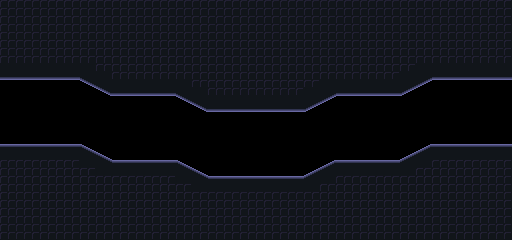

Rendered tile map (Tiled .tmx) drawn with the repository's tilesets; below, a short description and the full map source, tile grids included:
An orthogonal 32x15 tile map with 16x16 px tiles, 2 tile layers (bounds, foreground), 1 hidden layer not drawn, 2 tilesets.

<map version="1.10" tiledversion="1.10.2" orientation="orthogonal" renderorder="right-down" width="32" height="15" tilewidth="16" tileheight="16" infinite="0" nextlayerid="4" nextobjectid="1">
 <tileset firstgid="1" source="../../tileset/bounds.tsx" />
 <tileset firstgid="257" source="../../tileset/alpha.tsx" />
 <layer id="3" name="background" width="32" height="15" visible="0" parallaxx="0.25" parallaxy="0.25">
  <data encoding="csv">
647,647,647,647,647,647,647,647,647,647,647,647,647,647,647,647,647,647,647,647,647,647,647,647,647,647,647,647,647,647,647,647,
647,647,647,647,647,647,647,647,647,647,647,647,647,647,647,647,647,647,647,647,647,647,647,647,647,647,647,647,647,647,647,647,
647,647,647,647,647,647,647,647,647,647,647,647,647,647,647,647,647,647,647,647,647,647,647,647,647,647,647,647,647,647,647,647,
647,647,647,647,647,647,647,647,647,647,647,672,648,647,647,647,671,648,647,647,647,672,647,647,647,647,626,647,647,647,647,647,
647,647,647,647,650,647,647,647,647,647,647,647,647,647,647,670,623,647,647,647,647,647,647,647,647,647,647,647,647,647,647,647,
647,647,647,647,647,647,647,647,647,647,647,647,647,647,647,647,647,647,622,647,647,647,647,647,647,647,647,647,647,647,647,647,
624,647,647,647,647,647,647,647,647,647,647,647,647,647,647,647,647,647,647,647,647,649,647,647,647,647,647,647,647,647,647,647,
647,647,622,647,647,647,647,647,647,647,647,646,624,647,647,647,647,647,646,647,647,647,647,647,623,647,647,647,647,647,647,647,
647,647,647,646,648,647,625,672,647,647,647,647,647,647,649,647,647,647,647,647,647,647,647,647,647,647,647,647,647,647,647,647,
647,647,647,647,647,647,647,647,647,672,647,647,647,647,647,647,647,647,647,647,647,647,647,647,647,647,647,647,647,647,647,647,
647,647,647,647,647,647,647,647,647,647,647,647,647,647,647,646,647,647,647,647,647,647,647,647,647,647,647,647,647,647,647,647,
647,647,647,647,647,647,647,647,647,647,647,647,647,647,647,647,647,647,647,647,647,647,647,647,647,647,647,647,647,647,647,647,
647,647,647,647,647,647,647,647,647,647,647,647,647,647,647,647,647,647,647,647,647,647,647,647,647,647,647,647,647,647,647,647,
647,647,647,647,647,647,647,647,647,647,647,647,647,647,647,647,647,647,647,647,647,647,647,647,647,647,647,647,647,647,647,647,
647,647,647,647,647,647,647,647,647,647,647,647,647,647,647,647,647,647,647,647,647,647,647,647,647,647,647,647,647,647,647,647
</data>
 </layer>
 <layer id="1" name="bounds" width="32" height="15">
  <data encoding="csv">
33,33,33,33,33,33,33,33,33,33,33,33,33,33,33,33,33,33,33,33,33,33,33,33,33,33,33,33,33,33,33,33,
33,33,33,33,33,33,33,33,33,33,33,33,33,33,33,33,33,33,33,33,33,33,33,33,33,33,33,33,33,33,33,33,
33,33,33,33,33,33,33,33,33,33,33,33,33,33,33,33,33,33,33,33,33,33,33,33,33,33,33,33,33,33,33,33,
33,33,33,33,33,33,33,33,33,33,33,33,33,33,33,33,33,33,33,33,33,33,33,33,33,33,33,33,33,33,33,33,
33,33,33,33,33,33,33,33,33,33,33,33,33,33,33,33,33,33,33,33,33,33,33,33,33,33,33,33,33,33,33,33,
0,0,0,0,0,16,32,33,33,33,33,33,33,33,33,33,33,33,33,33,33,33,33,33,33,30,14,0,0,0,0,0,
0,0,0,0,0,0,0,0,0,0,0,16,32,33,33,33,33,33,33,30,14,0,0,0,0,0,0,0,0,0,0,0,
0,0,0,0,0,0,0,0,0,0,0,0,0,0,0,0,0,0,0,0,0,0,0,0,0,0,0,0,0,0,0,0,
0,0,0,0,0,0,0,0,0,0,0,0,0,0,0,0,0,0,0,0,0,0,0,0,0,0,0,0,0,0,0,0,
33,33,33,33,33,28,12,0,0,0,0,0,0,0,0,0,0,0,0,0,0,0,0,0,0,10,26,33,33,33,33,33,
33,33,33,33,33,33,33,33,33,33,33,28,12,0,0,0,0,0,0,10,26,33,33,33,33,33,33,33,33,33,33,33,
33,33,33,33,33,33,33,33,33,33,33,33,33,33,33,33,33,33,33,33,33,33,33,33,33,33,33,33,33,33,33,33,
33,33,33,33,33,33,33,33,33,33,33,33,33,33,33,33,33,33,33,33,33,33,33,33,33,33,33,33,33,33,33,33,
33,33,33,33,33,33,33,33,33,33,33,33,33,33,33,33,33,33,33,33,33,33,33,33,33,33,33,33,33,33,33,33,
33,33,33,33,33,33,33,33,33,33,33,33,33,33,33,33,33,33,33,33,33,33,33,33,33,33,33,33,33,33,33,33
</data>
 </layer>
 <layer id="2" name="foreground" width="32" height="15">
  <data encoding="csv">
642,642,642,642,642,642,642,642,642,642,642,642,642,642,642,642,642,642,642,642,642,642,642,642,642,642,642,642,642,642,642,642,
642,642,642,642,642,642,642,642,642,642,642,642,642,642,642,642,642,642,642,642,642,642,642,642,642,642,642,642,642,642,642,642,
642,642,642,642,642,642,642,642,642,642,642,642,642,642,642,642,642,642,642,642,642,642,642,642,642,642,642,642,642,642,642,642,
642,642,642,642,642,642,642,642,642,642,642,642,642,642,642,642,642,642,642,642,642,642,642,642,642,642,642,642,642,642,642,642,
306,306,306,306,306,640,618,642,642,642,642,642,642,642,642,642,642,642,642,642,642,642,642,642,642,618,639,306,306,306,306,306,
0,0,0,0,0,661,709,306,306,306,306,640,618,642,642,642,642,642,642,618,639,306,306,306,306,710,662,0,0,0,0,0,
0,0,0,0,0,0,0,0,0,0,0,661,709,306,306,306,306,306,306,710,662,0,0,0,0,0,0,0,0,0,0,0,
0,0,0,0,0,0,0,0,0,0,0,0,0,0,0,0,0,0,0,0,0,0,0,0,0,0,0,0,0,0,0,0,
0,0,0,0,0,0,0,0,0,0,0,0,0,0,0,0,0,0,0,0,0,0,0,0,0,0,0,0,0,0,0,0,
258,258,258,258,258,686,638,0,0,0,0,0,0,0,0,0,0,0,0,0,0,0,0,0,0,637,685,258,258,258,258,258,
642,642,642,642,642,666,663,258,258,258,258,686,638,0,0,0,0,0,0,637,685,258,258,258,258,664,666,642,642,642,642,642,
642,642,642,642,642,642,642,642,642,642,642,666,663,258,258,258,258,258,258,664,666,642,642,642,642,642,642,642,642,642,642,642,
642,642,642,642,642,642,642,642,642,642,642,642,642,642,642,642,642,642,642,642,642,642,642,642,642,642,642,642,642,642,642,642,
642,642,642,642,642,642,642,642,642,642,642,642,642,642,642,642,642,642,642,642,642,642,642,642,642,642,642,642,642,642,642,642,
642,642,642,642,642,642,642,642,642,642,642,642,642,642,642,642,642,642,642,642,642,642,642,642,642,642,642,642,642,642,642,642
</data>
 </layer>
</map>